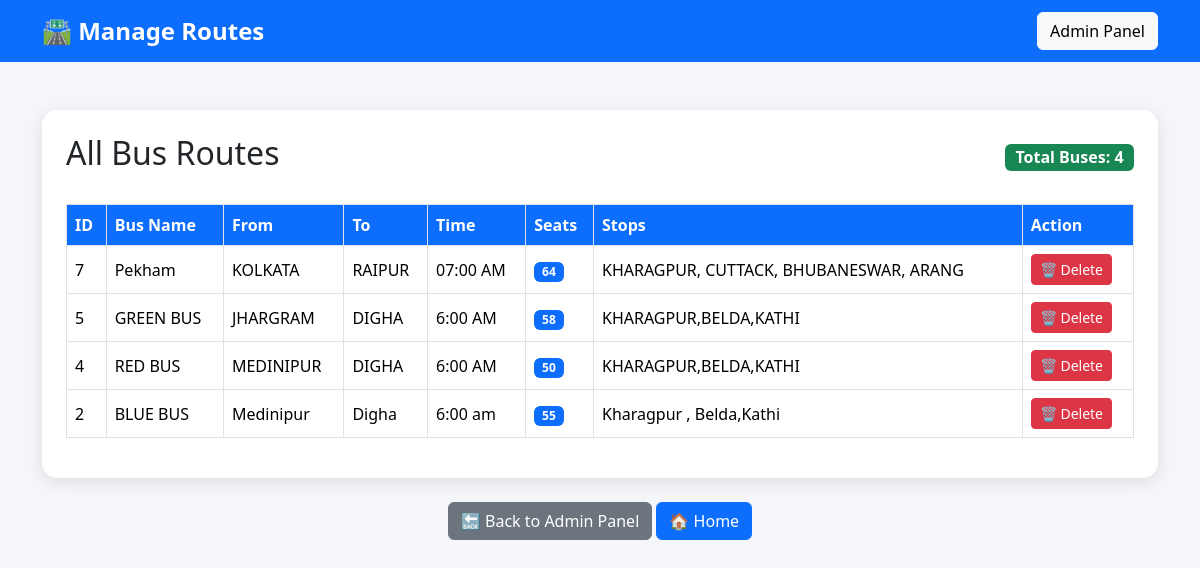
The page /admin/routes (signed in) on the database its author committed.
### tables this page shows
CREATE TABLE buses (
    id INTEGER PRIMARY KEY AUTOINCREMENT,
    bus_name TEXT,
    from_city TEXT,
    to_city TEXT,
    time TEXT,
    seats INTEGER,
    stops TEXT
);

### app.py (the view)
@app.route("/admin/routes")
def manage_routes():
    if "admin" not in session:
        return redirect("/admin-login")
    conn = get_db()
    buses = conn.execute(
        """
        SELECT *
        FROM buses
        ORDER BY id DESC
        """
    ).fetchall()
    conn.close()
    return render_template(
        "routes.html",
        buses=buses
    )

### app.py (called while the page is built)
def get_db():
    conn = sqlite3.connect(DB_PATH)
    conn.row_factory = sqlite3.Row
    return conn

### templates/routes.html (shortened to what this page needs)
<!DOCTYPE html>
<html lang="en">
<head>
<link href="https://cdn.jsdelivr.net/npm/bootstrap@5.3.3/dist/css/bootstrap.min.css" rel="stylesheet">
</head>
<body>
<nav class="navbar navbar-expand-lg">
    <div class="container">
        <span class="navbar-brand">
            🛣️ Manage Routes
        </span>
    <a href="/admin" class="btn btn-light">
        Admin Panel
    </a>
</div>
</nav>
<div class="container mt-5">
<div class="card p-4">
    <div class="d-flex justify-content-between align-items-center mb-4">
        <h2>All Bus Routes</h2>
        <span class="badge bg-success fs-6">
            Total Buses: {{ buses|length }}
        </span>
    </div>
    {% if buses %}
    <div class="table-responsive">
        <table class="table table-bordered table-hover align-middle">
            <thead>
                <tr>
                    <th>ID</th>
                    <th>Bus Name</th>
                    <th>From</th>
                    <th>To</th>
                    <th>Time</th>
                    <th>Seats</th>
                    <th>Stops</th>
                    <th>Action</th>
                </tr>
            </thead>
            <tbody>
                {% for bus in buses %}
                <tr>
                    <td>{{ bus.id }}</td>
                    <td>{{ bus.bus_name }}</td>
                    <td>{{ bus.from_city }}</td>
                    <td>{{ bus.to_city }}</td>
                    <td>{{ bus.time }}</td>
                    <td>
                        <span class="badge bg-primary">
                            {{ bus.seats }}
                        </span>
                    </td>
                    <td>{{ bus.stops }}</td>
                    <td>
                        <a
                            href="/admin/delete_bus/{{ bus.id }}"
                            class="btn btn-danger btn-sm"
                            onclick="return confirm('Are you sure you want to delete this bus route?');">
                            🗑 Delete
                        </a>
                    </td>
                </tr>
                {% endfor %}
            </tbody>
        </table>
    </div>
    {% else %}
    <div class="alert alert-warning text-center">
        No routes found.
    </div>
    {% endif %}
</div>
<div class="text-center mt-4">
    <a href="/admin" class="btn btn-secondary">
        🔙 Back to Admin Panel
    </a>
    <a href="/" class="btn btn-primary">
        🏠 Home
    </a>
</div>
</div>
</body>
</html>

### templates/routes.html (style rules this page uses)
body { background:#f4f6f9; }
.navbar { background:#0d6efd; }
.navbar-brand { color:white !important; font-weight:bold; font-size:24px; }
.card { border:none; border-radius:15px; box-shadow:0px 4px 15px rgba(0,0,0,0.1); }
.table th { background:#0d6efd; color:white; }

### rows shown on the page
buses: id "7", bus_name "Pekham", from_city "KOLKATA", to_city "RAIPUR", time "07:00 AM", seats "64", stops "KHARAGPUR, CUTTACK, BHUBANESWAR, ARANG"
buses: id "5", bus_name "GREEN BUS", from_city "JHARGRAM", to_city "DIGHA", time "6:00 AM", seats "58", stops "KHARAGPUR,BELDA,KATHI"
buses: id "4", bus_name "RED BUS", from_city "MEDINIPUR", to_city "DIGHA", time "6:00 AM", seats "50", stops "KHARAGPUR,BELDA,KATHI"
buses: id "2", bus_name "BLUE BUS", from_city "Medinipur", to_city "Digha", time "6:00 am", seats "55", stops "Kharagpur , Belda,Kathi"

### other values the page prints
{{ buses|length }} "4"
